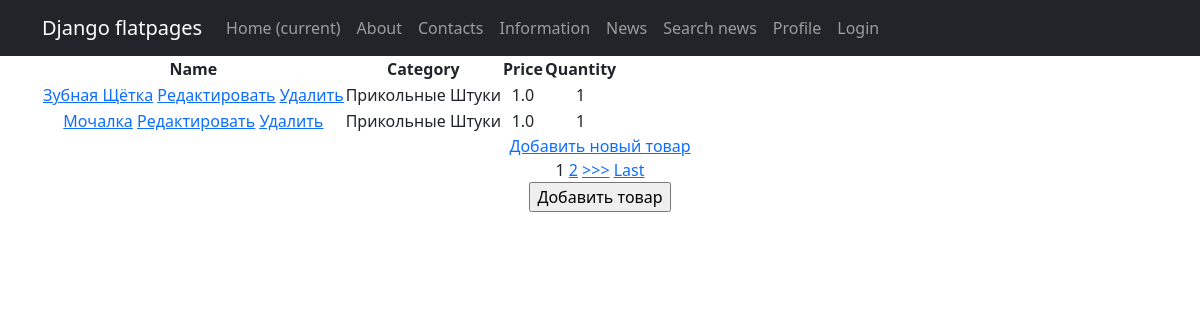
The app's page /products/, older data.
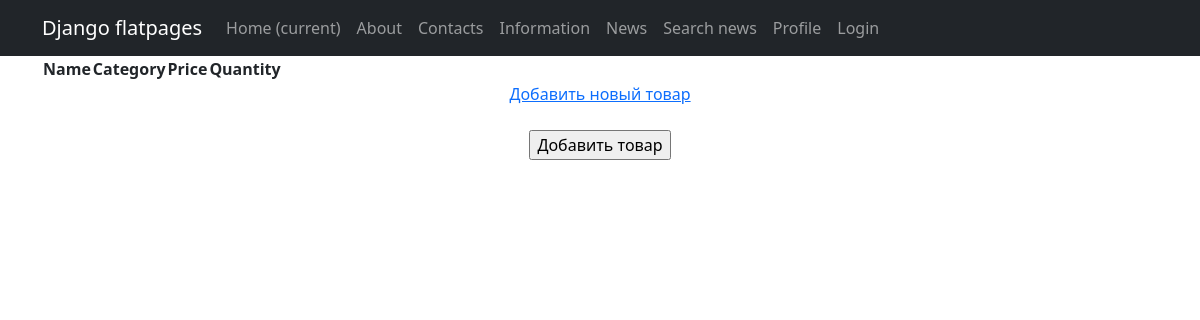
The same page, newer data.
### simpleapp/models.py (models this page shows, shortened)
class Product(models.Model):
    name = models.CharField(
        max_length=50,
        unique=True,  # названия товаров не должны повторяться
    )
    description = models.TextField()
    quantity = models.IntegerField(
        validators=[MinValueValidator(0)],
    )
    category = models.ForeignKey(
        to='Category',
        on_delete=models.CASCADE,
        related_name='products',
    )
    price = models.FloatField(
        validators=[MinValueValidator(0.0)],
    )

class Category(models.Model):
    name = models.CharField(max_length=100, unique=True)  # названия категорий тоже не должны повторяться

### simpleapp/views.py (the view)
# urls.py: path('', Products.as_view()),
class Products(ListView):
    model = Product
    template_name = 'product_list.html'
    context_object_name = 'products'
    ordering = ['-price']
    paginate_by = 1
    def get_context_data(self, **kwargs):
        context = super().get_context_data(**kwargs)
        context['filter'] = ProductFilter(self.request.GET, queryset=self.get_queryset())
        return context

### project/templates/product_list.html (shortened to what this page needs)
{% extends 'flatpages/default.html' %}
{% block content %}
<table>
    <thead>
        <th>
            Name
        </th>
        <th>
            Category
        </th>
        <th>
            Price
        </th>
        <th>
            Quantity
        </th>
    </thead>
    {% for product in filter.qs %}
    <tr>
        <td>
            <a href="{% url 'product_detail' product.id %}">{{ product.name|title }}</a>
            <a href="{% url 'product_update' product.id %}"><u>Редактировать</u></a>
            <a href="{% url 'product_delete' product.id %}"><u> Удалить </u></a>
        </td>
        <td>
            {{ product.category.name|title }}
        </td>
        <td>
            {{ product.price }}
        </td>
        <td>
            {{ product.quantity }}
        </td>
    </tr>
    {% endfor %}
</table>
<a href="{% url 'product_create' %}">Добавить новый товар</a> <br>
{% if is_paginated %}
    {% for num in page_obj.paginator.page_range %}
        {% if page_obj.number == num %}
            <a>{{ num }}</a>
        {% elif num > page_obj.number|add:'-3' and num < page_obj.number|add:'3' %}
            <a href="?page={{ num }}">{{ num }}</a>
        {% endif %}
    {% endfor %}
    {% if page_obj.has_next %}
        <a href="?page={{ page_obj.next_page_number }}">>>></a>
        <a href="?page={{ page_obj.paginator.num_pages }}">Last</a>
    {% endif %}
{% endif %}
<br>
<form method="post">
    <input type="submit" value="Добавить товар">
</form>
{% endblock content %}

Row changes from the older to the newer data that the page shows:
removed Product: name "Зубная Щётка", category.name "Прикольные Штуки", price "1.0", quantity "1"
removed Product: name "Мочалка", category.name "Прикольные Штуки", price "1.0", quantity "1"
Text that changed along with them:
list line gone: "1"
list line gone: "2"
text no longer shown: ">>> Last"
